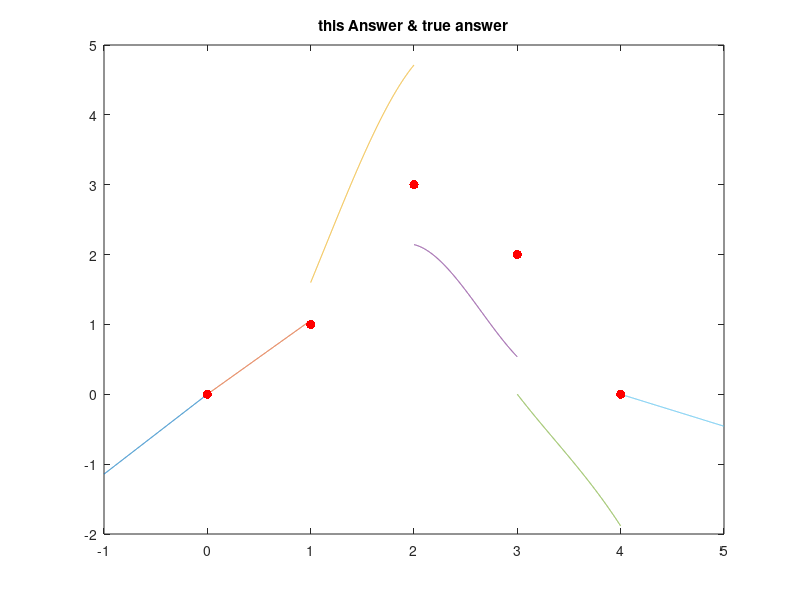

Reproduce this figure in MATLAB.
clear all
fg=[0 1 3 2 0];
xx=[0 1 2 3 4];

h=0.001;
% st ans
figure(8); clf
w=1;
basex=repmat(0:h:1-h,[length(xx)+1 1])';
xn=repmat([xx(1)-w xx],[size(basex,1) 1]);
xn=xn+basex;    

yn(:,1) =  (32/28)*xn(:,1);
yn(:,2) = ( - 1/35)*xn(:,2)*3 + (32/28)*xn(:,2) 
yn(:,3) = ( - 1/35)*(2 - xn(:,3)).*(xn(:,3).^2 - 4*xn(:,3) - 53) - (3/7)*(xn(:,3) - 1).*(2*xn(:,3).^2 - 5*xn(:,3) - 9)  
yn(:,4) =( - 3/7)*(3 - xn(:,4)).*(2*xn(:,4).^ 2 - 12*xn(:,4) + 11) + (1/28)*(xn(:,4) - 2).*(13*xn(:,4).^ 2 - 52*xn(:,4) + 54)
yn(:,5) = (1/35)*(3 - xn(:,5)).*(15*xn(:,5).^ 2 - 106*xn(:,5) + 250) 
yn(:,6) = (-16/35)*(xn(:,6) - 4)   

% yn(:,1) = (15*xn(:,1))/28;
% yn(:,2) = (13*xn(:,2).^3)/28 + (15*xn(:,2))/28;
% yn(:,3) = (93*xn(:,3))/28 - (6*(xn(:,3) - 1).^3)/7 - (13*(xn(:,3) - 2).^3)/28 - 39/14;
% yn(:,4) = (6*(xn(:,4) - 3).^3)/7 - (xn(:,4) - 2).^3/28 - (51*xn(:,4))/28 + 15/2;
% yn(:,5) = (xn(:,5) - 4).^3/28 - (57*xn(:,5))/28 + 57/7;
% yn(:,6) =  57/7 - (57*xn(:,6))/28;

plot(xn,yn), hold on;


plot(xx,fg,'r.','MarkerSize',20), hold on;
title('this Answer & true answer');

% figure(9); clf
% 
% subplot(1,2,1); 
% x=-1:0.1:5;
% p1= @(x) (x.*(x-1).*(x-3).*(x-4))/4-(x.*(x-1).*(x-2).*(x-4))/2-(x.*(x-2).*(x-3).*(x-4))/6;
% 
% plot(x,p1(x),'b-'), hold on;
% plot(xx,fg,'r.','MarkerSize',20), hold on;
% set(gca,'xlim',[-1,5],'ylim',[-2,6]);
% title('this Answer');
% 
% p1=@(x) (3*x.*(x - 1).*(x - 3).*(x - 4))/4 - (x.*(x - 1).*(x - 2).*(x - 4))/3 - (x.*(x - 2).*(x - 3).*(x - 4))/6;
% subplot(1,2,2); 
%   plot(x,p1(x),'b-'), hold on;
% plot(xx,fg,'r.','MarkerSize',20), hold on;
% set(gca,'xlim',[-1,5],'ylim',[-2,6]);
% title('True Answer');
% 


